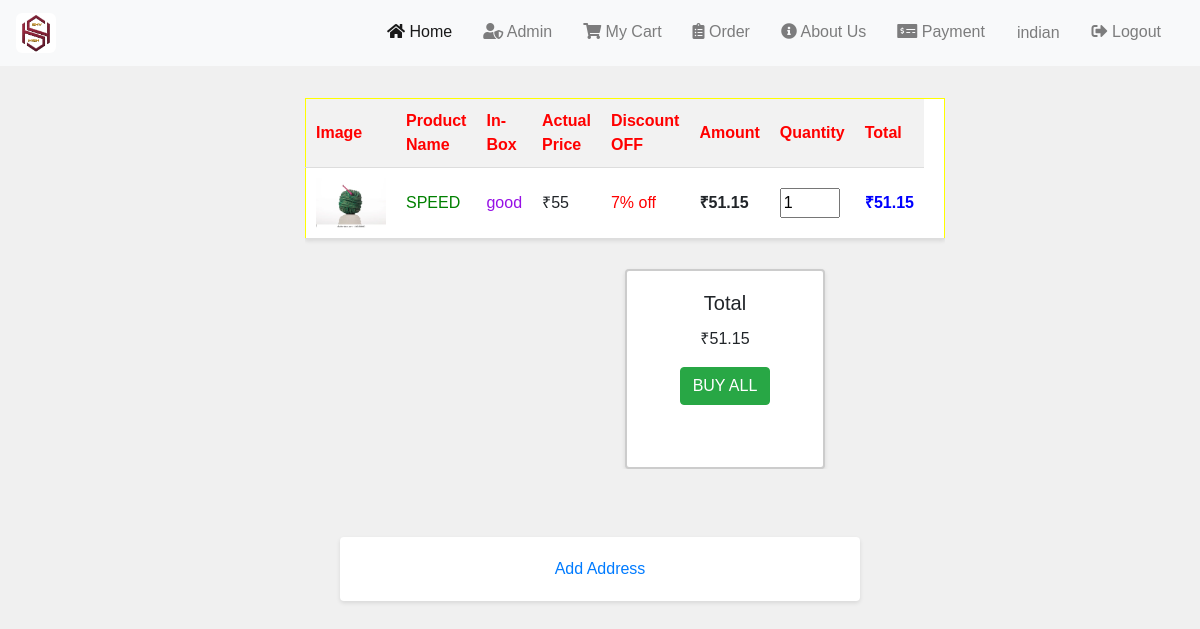
Page /mycart/ (signed in) on the committed database.
### fireapp/models.py (models this page shows, shortened)
class CartItem(models.Model):
    username = models.TextField()
    image = models.ImageField(upload_to='cart/')
    quantity=models.IntegerField(default=1)
    product_id = models.IntegerField()
    product_name = models.CharField(max_length=255)
    content=models.TextField()
    product_price = models.TextField()
    product_discount = models.TextField()

### fireapp/views.py (the view)
# urls.py: path('mycart/', views.mycart_view, name='mycart'),
@login_required(login_url="auth")
def mycart_view(request):
    user = request.user.email
    id = request.user.id
    print(user)
    context = {}  # Initialize the context variable
    if CartItem.objects.filter(username=user).exists():
        obj = CartItem.objects.filter(username=user)
        add = Address.objects.filter(User=user)
        context['cart_items'] = obj
        context['add'] = add
        add = Address.objects.filter(User=user)
        context['add'] = add
        return render(request, 'my-cart.html', context)
    else:
        error = "NO PRODUCT"
        return HttpResponse("<center><h1>NO PRODUCTS</h1></center>")

### templates/my-cart.html (shortened to what this page needs)
{%load static%}
{% block content %}
<!DOCTYPE html>
<html lang="en">
<head>
    <link rel=" stylesheet" href="https://stackpath.bootstrapcdn.com/bootstrap/4.5.2/css/bootstrap.min.css">
</head>
<body onload="calculateTotals()">
    <div class="main-container" style="height: 100vh; overflow-y: auto;">
    {% include 'nav.html' %}
    <div class="container">
        <div class="row">
            <center>
                <h1>Product List</h1>
            </center>
            <div style="display: flex; flex-direction: row;">
                <div style="width: 100%; overflow-x: auto;">
                    <div class="table-responsive">
                        <form action="{% url 'confirm_order' %}" method="POST">
                            <table class="stripped">
                                <thead>
                                    <tr>
                                        <th>Image</th>
                                        <th>Product Name</th>
                                        <th>In-Box</th>
                                        <th>Actual Price</th>
                                        <th>Discount OFF</th>
                                        <th>Amount</th>
                                        <th>Quantity</th>
                                        <th>Total</th>
                                    </tr>
                                </thead>
                                <tbody>
                                    {% for item in cart_items %}
                                    <tr>
                                        <td>
                                            <img src="{{ item.image.url }}" alt="Product Image"
                                                style="width: 70px; height: 50px; border-radius: 3px; cursor: pointer;"
                                                onclick="showImage('{{ item.image.url }}')">
                                        </td>
                                        <td style="color: green;">{{ item.product_name }}</td>
                                        <td style="color: rgb(151, 16, 230);">{{ item.content }}</td>
                                        <td>₹{{ item.product_price }}</td>
                                        <td class="discount">{{ item.product_discount }}% off</td>
                                        <td class="amount">₹0.00</td>
                                        <td>
                                            <input type="number" class="quantity" min="1" value="1" style="width: 60px;"
                                                name="quantity_{{ item.id }}" oninput="calculateTotal(this)">
                                        </td>
                                        <td class="total" style="color: blue;" name="total">₹0.00</td>
                                        <td>
                                        </td>
                                    </tr>
                                    {% endfor %}
                                </tbody>
                            </table>
                            <div class="total_and_buy card" style="width: 200px; height:200px;margin-left: 50%;">
                                <center>
                                    <div class="card-body" style="">
                                        <h5 class="card-title">Total</h5>
                                        <p class="card-text" id="totalAndBuySection">₹0.00</p>
                                        <input type="button" class="btn btn-success buy-all-btn" value="BUY ALL">
                                    </div>
                                </center>
                            </div>
                        </form>
                    </div>
                </div>
            </div>
        </div>
            <div style="margin-bottom: 80px;">
                {% include 'youraddress.html' %}
            </div>
    </div>
    {% include 'bottomnav.html'%}
</body>
</html>
{% endblock %}

### templates/nav.html (shortened to what this page needs)
{% load socialaccount %}
{% load static %}
{%block content%}
<!DOCTYPE html>
<html>
<head>
  <link rel="stylesheet" href="https://stackpath.bootstrapcdn.com/bootstrap/4.5.0/css/bootstrap.min.css">
  <link rel="stylesheet" href="https://cdnjs.cloudflare.com/ajax/libs/font-awesome/5.15.3/css/all.min.css">
</head>
<body>
  <nav class="navbar navbar-expand-lg navbar-light bg-light fixed-top">
    <a class="navbar-brand" href="#">
      <img src="{% static 'image2/logo.jpg' %}" alt="Logo">
    </a>
    <div class="collapse navbar-collapse" id="navbarNav">
      <ul class="navbar-nav ml-auto">
        <li class="nav-item active">
          <a class="nav-link" href="{% url 'home' %}"><i class="fas fa-home"></i> Home</a>
        </li>
        {% if user.username == "indian" %}
  <li class="nav-item">
    <a class="nav-link" href="{% url 'admins' %}"><i class="fas fa-user-shield"></i> Admin</a>
  </li>
{% endif %}
        <li class="nav-item">
          <a class="nav-link" href="{% url 'mycart' %}"><i class="fas fa-shopping-cart"></i> My Cart</a>
        </li>
        <li class="nav-item">
          <a class="nav-link" href="{% url 'order' %}"><i class="fas fa-clipboard-list"></i> Order</a>
        </li>
        <li class="nav-item">
          <a class="nav-link" href="#"><i class="fas fa-info-circle"></i> About Us</a>
        </li>
        <li class="nav-item">
          <a class="nav-link" href="{% url 'payment' %}">
            <i class="fas fa-money-check-alt"></i> Payment
          </a>
        </li>
        <li class="nav-item">
          {% if user.is_authenticated %}
          <a class="nav-link btn btn-google" >
            {{ user.username }}
          </a>
          <li class="nav-item">
            <a class="nav-link" href="{% url 'logout' %}">
              <i class="fas fa-sign-out-alt"></i> Logout
            </a>
          </li>
          {% else %}
          <a class="nav-link btn btn-google" href="{% provider_login_url 'google' %}">
            <i class="fab fa-google mr-2"></i> Sign in with Google
          </a>
          {%endif%}
        </li>
      </ul>
    </div>
  </nav>
</body>
</html>
{%endblock%}

### templates/my-cart.html (style rules this page uses)
body { font-family: Arial, sans-serif; background-color: #f8f8f8; padding: 20px; }
.container { max-width: 900px; margin: 0 auto; }
h1 { text-align: center; margin-bottom: 30px; }
table { width: 100%; border-collapse: collapse; margin-bottom: 30px; background-color: #ffffff; box-shadow: 0 2px 4px rgba(0, 0, 0, 0.1); border: 2px solid #dddddd; }
th, td { padding: 10px; text-align: left; border-bottom: 1px solid #dddddd; }
th { background-color: #f2f2f2; color: red; }
.discount { color: red; transition: color 0.3s ease; }
.amount, .total { font-weight: bold; transition: color 0.3s ease; }
.quantity { width: 60px; transition: border-color 0.3s ease; }
table { border: .5px solid yellow; }
.total_and_buy.card { border: 2px solid #ccc; animation: borderChange 1s infinite alternate; }

### templates/nav.html (style rules this page uses)
.navbar { background-color: #f8f9fa; }
.navbar-brand { margin-right: 20px; }
.navbar-brand img { border-radius: 6px; height: 40px; }
.navbar-nav .nav-item .nav-link { color: #444; }
.btn-google { color: #fff; background-color: #dc4e41; border-color: #dc4e41; }
.navbar.fixed-top { position: fixed; top: 0; width: 100%; }
body { padding-top: 70px; }
.navbar-nav .nav-item .nav-link { margin-right: 15px; }

### templates/youraddress.html (style rules this page uses)
body { background-color: #f8f8f8; }
.container { max-width: 600px; margin: 0 auto; padding: 20px; }
h1 { text-align: center; margin-bottom: 30px; }
.card { background-color: #ffffff; box-shadow: 0 2px 4px rgba(0, 0, 0, 0.1); border: none; }

### templates/bottomnav.html (style rules this page uses)
body { margin: 0; padding: 0; font-family: Arial, sans-serif; background-color: #f0f0f0; }

### rows in the picture
CartItem: image (picture), product_name "SPEED", content "good", product_price "55", product_discount "7"

### other values in the picture
{{ user.username }} "indian"
